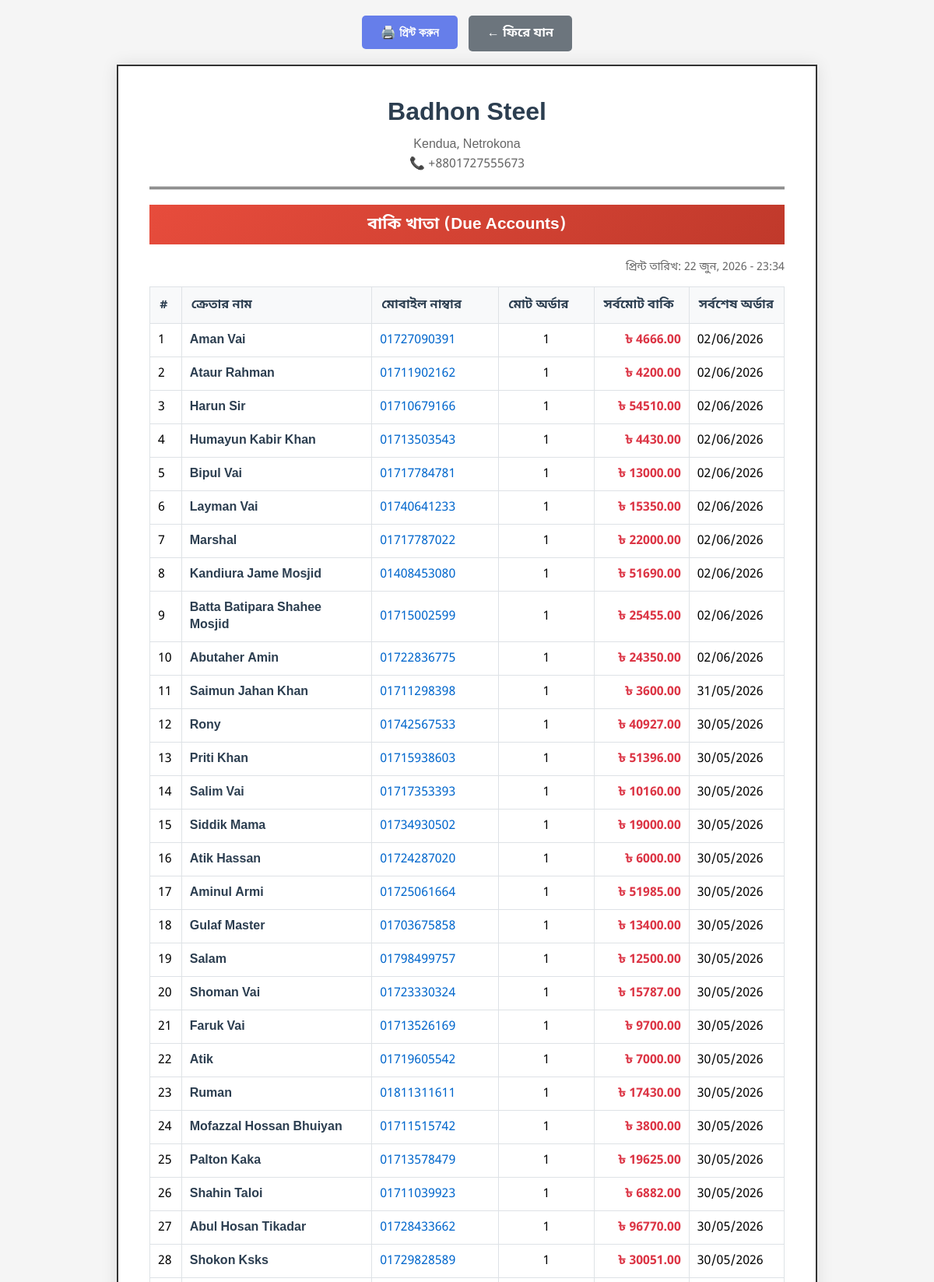
The page /admin-panel/due-accounts/print/ (signed in, upper part) on the database its author committed.
### transactions/models.py (models this page shows, shortened)
class Transaction(models.Model):
    TRANSACTION_TYPE_CHOICES = [
        ('submission', 'Submission (Deposit)'),
        ('purchase', 'Purchase'),
        ('withdrawal', 'Withdrawal'),
        ('adjustment', 'Adjustment'),
        ('reversal', 'Reversal'),
    ]
    STATUS_CHOICES = [
        ('pending', 'চলমান'),
        ('ready', 'প্রস্তুত'),
        ('completed', 'সম্পন্ন'),
        ('cancelled', 'বাতিল'),
    ]
    DELIVERY_STATUS_CHOICES = [
        ('not_delivered', 'ডেলিভারি হয়নি'),
        ('delivered', 'ডেলিভারি সম্পন্ন'),
    ]
    is_edited = models.BooleanField(default=False, verbose_name='Is Edited')
    original_transaction = models.ForeignKey('self', on_delete=models.SET_NULL, null=True, blank=True,
                                             related_name='edited_versions', verbose_name='Original Transaction')
    transaction_number = models.CharField(max_length=50, unique=True, verbose_name='Transaction Number', editable=False)
    customer = models.ForeignKey('Customer', on_delete=models.PROTECT, related_name='transactions', verbose_name='Customer')
    transaction_type = models.CharField(max_length=20, choices=TRANSACTION_TYPE_CHOICES, verbose_name='Transaction Type')
    amount = models.DecimalField(max_digits=10, decimal_places=2, verbose_name='Amount')
    balance_before = models.DecimalField(max_digits=10, decimal_places=2, verbose_name='Balance Before', default=0)
    balance_after = models.DecimalField(max_digits=10, decimal_places=2, verbose_name='Balance After', default=0)
    cash_paid = models.DecimalField(max_digits=10, decimal_places=2, verbose_name='Cash Paid', default=0)
    due_amount = models.DecimalField(max_digits=10, decimal_places=2, verbose_name='Due Amount', default=0)
    item_name = models.CharField(max_length=200, verbose_name='Item Name', blank=True)
    item_description = models.TextField(verbose_name='Item Description', blank=True)
    item_quantity = models.DecimalField(max_digits=10, decimal_places=2, verbose_name='Quantity', null=True, blank=True)
    item_unit_price = models.DecimalField(max_digits=10, decimal_places=2, verbose_name='Unit Price', null=True, blank=True)
    inventory_product = models.ForeignKey('shop.InventoryProduct', on_delete=models.SET_NULL, null=True, blank=True,
                                          verbose_name='Inventory Product')
    item_discount_percentage = models.DecimalField(max_digits=5, decimal_places=2, default=0, verbose_name='Item Discount (%)')
    item_discount_amount = models.DecimalField(max_digits=10, decimal_places=2, default=0, verbose_name='Item Discount Amount')
    total_discount_percentage = models.DecimalField(max_digits=5, decimal_places=2, default=0, verbose_name='Total Discount (%)')
    total_discount_amount = models.DecimalField(max_digits=10, decimal_places=2, default=0, verbose_name='Total Discount Amount')
    gross_amount = models.DecimalField(max_digits=10, decimal_places=2, default=0, verbose_name='Gross Amount')
    status = models.CharField(max_length=20, choices=STATUS_CHOICES, default='pending', verbose_name='Order Status')
    delivery_status = models.CharField(max_length=20, choices=DELIVERY_STATUS_CHOICES, default='not_delivered', verbose_name='Delivery Status')
    notes = models.TextField(verbose_name='Notes', blank=True)
    order_date = models.DateField(default=timezone.now, verbose_name='Order Date')
    delivery_date = models.DateField(null=True, blank=True, verbose_name='Delivery Date')
    payment_date = models.DateField(null=True, blank=True, verbose_name='Payment Due Date')
    reverses_transaction = models.ForeignKey('self', on_delete=models.SET_NULL, null=True, blank=True,
                                             related_name='reversed_by_transactions', verbose_name='Reversed Transaction')
    is_reversed = models.BooleanField(default=False, verbose_name='Is Reversed')
    created_by = models.ForeignKey('auth.User', on_delete=models.SET_NULL, null=True, blank=True, verbose_name='Created By')
    created_at = models.DateTimeField(auto_now_add=True, verbose_name='Created At')
    updated_at = models.DateTimeField(auto_now=True, verbose_name='Updated At')
    is_deleted = models.BooleanField(default=False, verbose_name='Is Deleted')
    deleted_at = models.DateTimeField(null=True, blank=True, verbose_name='Deleted At')
    class Meta:
        verbose_name = 'Transaction'
        verbose_name_plural = 'Transactions'
        ordering = ['-created_at']
        indexes = [
            models.Index(fields=['customer', '-created_at']),
            models.Index(fields=['transaction_type', 'status']),
            models.Index(fields=['transaction_number']),
        ]

### shop/models.py (models this page shows, shortened)
class Customer(models.Model):
    name = models.CharField(max_length=200, verbose_name='ক্রেতার নাম')
    mobile_number = models.CharField(max_length=20, unique=True, verbose_name='মোবাইল নাম্বার')
    address = models.TextField(verbose_name='ঠিকানা', blank=True)
    deposit_balance = models.DecimalField(max_digits=10, decimal_places=2, verbose_name='জমা ব্যালেন্স', default=0)
    created_at = models.DateTimeField(auto_now_add=True, verbose_name='তৈরির সময়')
    updated_at = models.DateTimeField(auto_now=True, verbose_name='আপডেটের সময়')
    class Meta:
        verbose_name = 'ক্রেতা'
        verbose_name_plural = 'ক্রেতাসমূহ'
        ordering = ['-created_at']

class Order(models.Model):
    STATUS_CHOICES = [
        ('pending', 'চলমান'),
        ('ready', 'প্রস্তুত'),
        ('completed', 'সম্পন্ন'),
    ]
    DELIVERY_STATUS_CHOICES = [
        ('not_delivered', 'ডেলিভারি হয়নি'),
        ('delivered', 'ডেলিভারি সম্পন্ন'),
    ]
    customer = models.ForeignKey(Customer, on_delete=models.PROTECT, related_name='orders', verbose_name='ক্রেতা', null=True, blank=True)
    customer_name = models.CharField(max_length=200, verbose_name='ক্রেতার নাম', null=True, blank=True)
    mobile_number = models.CharField(max_length=20, verbose_name='মোবাইল নাম্বার', null=True, blank=True)
    total_price = models.DecimalField(max_digits=10, decimal_places=2, verbose_name='মোট মূল্য', default=0)
    discount_percentage = models.DecimalField(max_digits=5, decimal_places=2, verbose_name='ডিসকাউন্ট (%)', default=0)
    discount_amount = models.DecimalField(max_digits=10, decimal_places=2, verbose_name='ডিসকাউন্ট টাকা', default=0)
    final_price = models.DecimalField(max_digits=10, decimal_places=2, verbose_name='চূড়ান্ত মূল্য', default=0)
    cash_paid = models.DecimalField(max_digits=10, decimal_places=2, verbose_name='নগদ পরিশোধ', default=0)
    due_amount = models.DecimalField(max_digits=10, decimal_places=2, verbose_name='বাকি টাকা', editable=False)
    initial_payment_migrated = models.BooleanField(default=False, verbose_name='প্রাথমিক পেমেন্ট OrderPayment-এ স্থানান্তরিত')
    order_date = models.DateField(default=timezone.now, verbose_name='অর্ডার নেওয়ার তারিখ')
    delivery_date = models.DateField(verbose_name='ডেলিভারির তারিখ')
    status = models.CharField(max_length=20, choices=STATUS_CHOICES, default='pending', verbose_name='প্রোডাক্ট অবস্থা')
    delivery_status = models.CharField(max_length=20, choices=DELIVERY_STATUS_CHOICES, default='not_delivered', verbose_name='ডেলিভারি অবস্থা')
    created_at = models.DateTimeField(auto_now_add=True, verbose_name='তৈরির সময়')
    updated_at = models.DateTimeField(auto_now=True, verbose_name='আপডেটের সময়')
    class Meta:
        verbose_name = 'অর্ডার'
        verbose_name_plural = 'অর্ডারসমূহ'
        ordering = ['-created_at']

### shop/views.py (the view, shortened to what this page needs)
# urls.py: path('admin-panel/due-accounts/print/', views.due_accounts_print, name='due_accounts_print'),
@login_required
def due_accounts_print(request):
    shop_info = ShopInfo.objects.first()
    orders_with_due = Order.objects.filter(due_amount__gt=0).select_related('customer').order_by('-created_at')
    customer_due = {}
    total_grand_due = Decimal('0')
    for order in orders_with_due:
        if order.customer:
            customer_id = order.customer.pk
            if customer_id not in customer_due:
                customer_due[customer_id] = {
                    'customer': order.customer,
                    'customer_name': order.customer.name,
                    'mobile_number': order.customer.mobile_number,
                    'total_due': Decimal('0'),
                    'orders': [],
                    'source': 'shop',  # Track source
                    'last_date': order.created_at,
                }
            customer_due[customer_id]['total_due'] += order.due_amount
            customer_due[customer_id]['orders'].append(order)
            if order.created_at > customer_due[customer_id]['last_date']:
                customer_due[customer_id]['last_date'] = order.created_at
            total_grand_due += order.due_amount
    from transactions.models import Customer as TransactionCustomer, Transaction
    transaction_customers_with_due = TransactionCustomer.objects.filter(
        current_balance__lt=0,
        is_deleted=False
    ).order_by('-updated_at')
    for txn_customer in transaction_customers_with_due:
        due_amount = abs(txn_customer.current_balance)
        customer_key = f"txn_customer_{txn_customer.pk}"
        if customer_key not in customer_due:
            purchase_transactions = Transaction.objects.filter(
                customer=txn_customer,
                transaction_type='purchase',
                is_reversed=False,
                is_deleted=False
            ).exclude(status='cancelled').order_by('-order_date')
            last_transaction = purchase_transactions.first()
            last_date = last_transaction.order_date if last_transaction else txn_customer.updated_at
            customer_due[customer_key] = {
                'customer': None,
                'customer_name': txn_customer.name,
                'mobile_number': txn_customer.mobile_number,
                'total_due': due_amount,
                'orders': list(purchase_transactions),  # Include purchase transactions
                'source': 'transaction',  # Track source
                'last_date': last_date,
            }
            total_grand_due += due_amount
    context = {
        'shop_info': shop_info,
        'customer_due': customer_due,
        'total_grand_due': total_grand_due,
        'print_date': timezone.now(),
    }
    return render(request, 'admin_panel/due_accounts_print.html', context)

### shop/templates/admin_panel/due_accounts_print.html (shortened to what this page needs)
<!DOCTYPE html>
<html lang="bn">
<head>
</head>
<body>
    <div class="print-button">
        <button onclick="window.print()">🖨️ প্রিন্ট করুন</button>
        <a href="{% url 'due_accounts_list' %}">← ফিরে যান</a>
    </div>
    <div class="print-container">
        <div class="print-header">
            <h1>{{ shop_info.name|default:"Badhon Steel" }}</h1>
            <p>{{ shop_info.address|default:"Kendua, Netrokona" }}</p>
            <p>📞 +8801727555673</p>
        </div>
        <div class="print-title">
            বাকি খাতা (Due Accounts)
        </div>
        <div class="print-date">
            প্রিন্ট তারিখ: {{ print_date|date:"d F, Y - H:i" }}
        </div>
        {% if customer_due %}
        <table>
            <thead>
                <tr>
                    <th style="width: 5%;">#</th>
                    <th style="width: 30%;">ক্রেতার নাম</th>
                    <th style="width: 20%;">মোবাইল নাম্বার</th>
                    <th style="width: 15%;">মোট অর্ডার</th>
                    <th style="width: 15%;">সর্বমোট বাকি</th>
                    <th style="width: 15%;">সর্বশেষ অর্ডার</th>
                </tr>
            </thead>
            <tbody>
                {% for key, data in customer_due.items %}
                <tr>
                    <td>{{ forloop.counter }}</td>
                    <td class="customer-name">
                        {% if data.customer %}
                        {{ data.customer.name }}
                        {% else %}
                        {{ data.customer_name }}
                        {% endif %}
                    </td>
                    <td class="mobile-number">
                        {% if data.customer %}
                        {{ data.customer.mobile_number }}
                        {% else %}
                        {{ data.mobile_number }}
                        {% endif %}
                    </td>
                    <td style="text-align: center;">{{ data.orders|length }}</td>
                    <td class="due-amount" style="text-align: right;">৳ {{ data.total_due|floatformat:2 }}</td>
                    <td>
                        {% if data.last_date %}
                        {{ data.last_date|date:"d/m/Y" }}
                        {% else %}
                        -
                        {% endif %}
                    </td>
                </tr>
                {% endfor %}
            </tbody>
        </table>
        {% else %}
        <div style="text-align: center; padding: 40px; color: #666;">
            <div style="font-size: 3rem; margin-bottom: 10px;">✅</div>
            <h3>কোনো বাকি নেই</h3>
            <p>সব ক্রেতার বাকি পরিশোধ হয়ে গেছে!</p>
        </div>
        {% endif %}
    </div>
</body>
</html>

### shop/templates/admin_panel/due_accounts_print.html (style rules this page uses)
* { margin: 0; padding: 0; box-sizing: border-box; }
body { font-family: 'Noto Sans Bengali', sans-serif; padding: 20px; background-color: #f5f5f5; }
.print-container { max-width: 900px; margin: 0 auto; background: white; padding: 40px; border: 2px solid #333; box-shadow: 0 0 20px rgba(0, 0, 0, 0.1); }
.print-header { text-align: center; border-bottom: 3px double #333; padding-bottom: 15px; margin-bottom: 20px; }
.print-header h1 { font-size: 2rem; color: #2c3e50; margin-bottom: 8px; }
.print-header p { font-size: 1rem; color: #666; margin: 3px 0; }
.print-title { text-align: center; background: linear-gradient(135deg, #e74c3c 0%, #c0392b 100%); color: white; padding: 12px; margin-bottom: 20px; font-size: 1.3rem; font-weight: 600; }
.print-date { text-align: right; color: #666; font-size: 0.9rem; margin-bottom: 15px; }
table { width: 100%; border-collapse: collapse; margin-bottom: 20px; }
th { background-color: #f8f9fa; padding: 12px; text-align: left; font-weight: 600; color: #2c3e50; border: 1px solid #dee2e6; }
td { padding: 10px; border: 1px solid #dee2e6; }
.customer-name { font-weight: 600; color: #2c3e50; }
.mobile-number { color: #0066cc; font-weight: 500; }
.due-amount { color: #dc3545; font-weight: 700; }
.print-button { text-align: center; margin-bottom: 20px; }
.print-button button { padding: 12px 24px; background: #667eea; color: white; border: none; border-radius: 5px; cursor: pointer; font-size: 1rem; font-weight: 600; text-decoration: none; }
.print-button a { padding: 12px 24px; background: #6c757d; color: white; border: none; border-radius: 5px; cursor: pointer; font-size: 1rem; font-weight: 600; text-decoration: none; margin-left: 10px; }

### rows shown on the page
Transaction: name "Badhon Steel"
Customer: customer.name "Aman Vai", customer.mobile_number "01727090391", orders|length "1", total_due "4666.00", last_date "02/06/2026"
Customer: customer.name "Ataur Rahman", customer.mobile_number "01711902162", orders|length "1", total_due "4200.00", last_date "02/06/2026"
Customer: customer.name "Harun Sir", customer.mobile_number "01710679166", orders|length "1", total_due "54510.00", last_date "02/06/2026"
Customer: customer.name "Humayun Kabir Khan", customer.mobile_number "01713503543", orders|length "1", total_due "4430.00", last_date "02/06/2026"
Customer: customer.name "Bipul Vai", customer.mobile_number "01717784781", orders|length "1", total_due "13000.00", last_date "02/06/2026"
Customer: customer.name "Layman Vai", customer.mobile_number "01740641233", orders|length "1", total_due "15350.00", last_date "02/06/2026"
Customer: customer.name "Marshal", customer.mobile_number "01717787022", orders|length "1", total_due "22000.00", last_date "02/06/2026"
Customer: customer.name "Kandiura Jame Mosjid", customer.mobile_number "01408453080", orders|length "1", total_due "51690.00", last_date "02/06/2026"
Customer: customer.name "Batta Batipara Shahee Mosjid", customer.mobile_number "01715002599", orders|length "1", total_due "25455.00", last_date "02/06/2026"
Customer: customer.name "Abutaher Amin", customer.mobile_number "01722836775", orders|length "1", total_due "24350.00", last_date "02/06/2026"
Customer: customer.name "Saimun Jahan Khan", customer.mobile_number "01711298398", orders|length "1", total_due "3600.00", last_date "31/05/2026"
Customer: customer.name "Rony", customer.mobile_number "01742567533", orders|length "1", total_due "40927.00", last_date "30/05/2026"
Customer: customer.name "Priti Khan", customer.mobile_number "01715938603", orders|length "1", total_due "51396.00", last_date "30/05/2026"
Customer: customer.name "Salim Vai", customer.mobile_number "01717353393", orders|length "1", total_due "10160.00", last_date "30/05/2026"
Customer: customer.name "Siddik Mama", customer.mobile_number "01734930502", orders|length "1", total_due "19000.00", last_date "30/05/2026"
Customer: customer.name "Atik Hassan", customer.mobile_number "01724287020", orders|length "1", total_due "6000.00", last_date "30/05/2026"
Customer: customer.name "Aminul Armi", customer.mobile_number "01725061664", orders|length "1", total_due "51985.00", last_date "30/05/2026"
Customer: customer.name "Gulaf Master", customer.mobile_number "01703675858", orders|length "1", total_due "13400.00", last_date "30/05/2026"
Customer: customer.name "Salam", customer.mobile_number "01798499757", orders|length "1", total_due "12500.00", last_date "30/05/2026"
Customer: customer.name "Shoman Vai", customer.mobile_number "01723330324", orders|length "1", total_due "15787.00", last_date "30/05/2026"
Customer: customer.name "Faruk Vai", customer.mobile_number "01713526169", orders|length "1", total_due "9700.00", last_date "30/05/2026"
Customer: customer.name "Atik", customer.mobile_number "01719605542", orders|length "1", total_due "7000.00", last_date "30/05/2026"
Customer: customer.name "Ruman", customer.mobile_number "01811311611", orders|length "1", total_due "17430.00", last_date "30/05/2026"
Customer: customer.name "Mofazzal Hossan Bhuiyan", customer.mobile_number "01711515742", orders|length "1", total_due "3800.00", last_date "30/05/2026"
Customer: customer.name "Palton Kaka", customer.mobile_number "01713578479", orders|length "1", total_due "19625.00", last_date "30/05/2026"
Customer: customer.name "Shahin Taloi", customer.mobile_number "01711039923", orders|length "1", total_due "6882.00", last_date "30/05/2026"
Customer: customer.name "Abul Hosan Tikadar", customer.mobile_number "01728433662", orders|length "1", total_due "96770.00", last_date "30/05/2026"
Customer: customer.name "Shokon Ksks", customer.mobile_number "01729828589", orders|length "1", total_due "30051.00", last_date "30/05/2026"

### other values the page prints
{{ shop_info.address|default:"Kendua, Netrokona" }} "Kendua, Netrokona"
